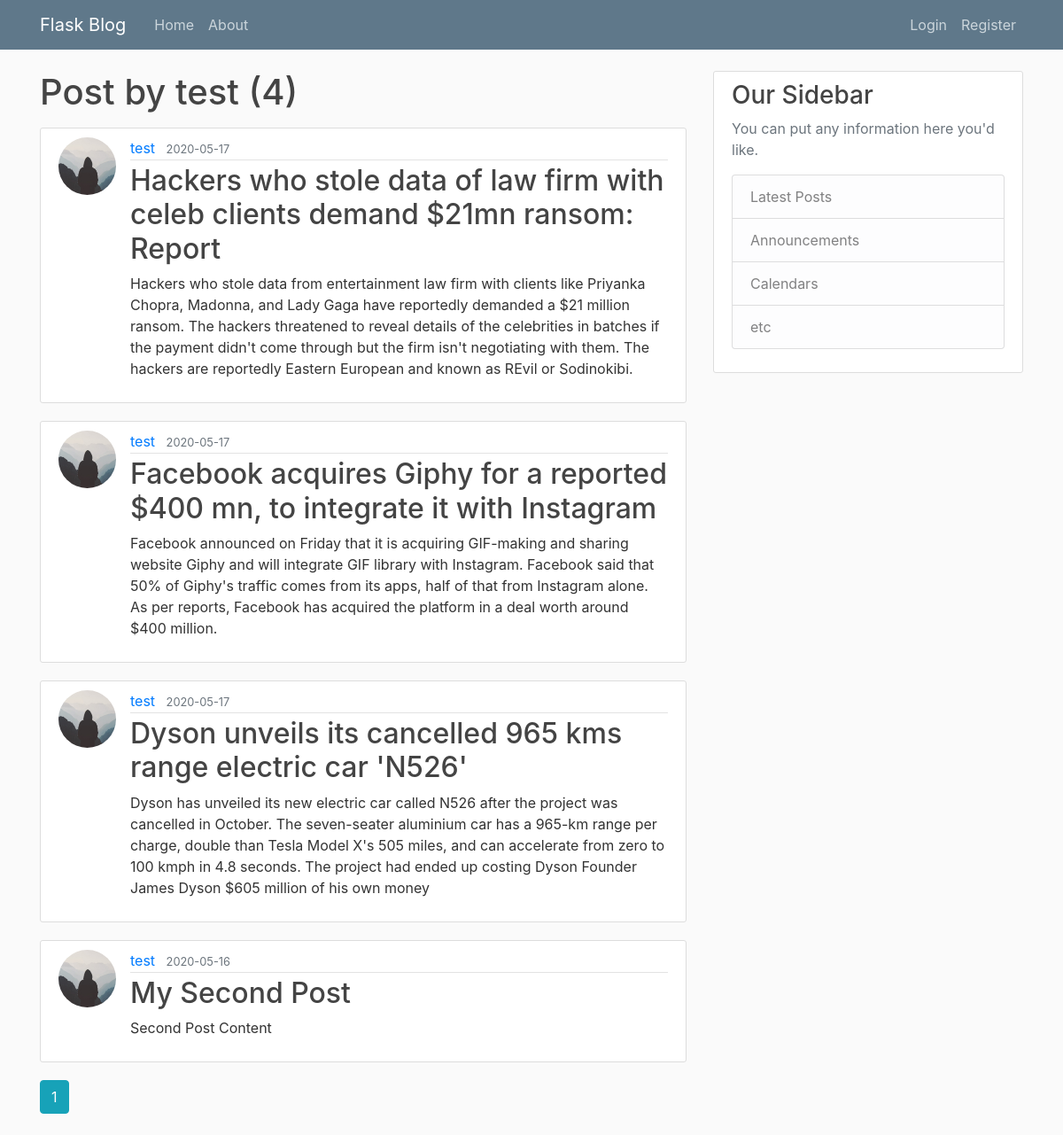
The app's page /user/test with its own data.
### flaskblog/models.py (models this page shows, shortened)
class User(db.Model, UserMixin):
    id = db.Column(db.Integer, primary_key=True)
    username = db.Column(db.String(20), unique=True, nullable=False)
    email = db.Column(db.String(120), unique=True, nullable=False)
    image_file = db.Column(db.String(20), nullable=False, default='default.jpg')
    password = db.Column(db.String(60), nullable=False)
    posts = db.relationship('Post', backref='author', lazy=True)

class Post(db.Model):
    id = db.Column(db.Integer, primary_key=True)
    title = db.Column(db.String(100), nullable=False)
    date_posted = db.Column(db.DateTime, nullable=False, default=datetime.utcnow)
    content = db.Column(db.Text, nullable=False)
    user_id = db.Column(db.Integer, db.ForeignKey('user.id'), nullable=False)

### flaskblog/routes.py (the view)
@app.route("/user/<string:username>")
def user_posts(username):
    page = request.args.get('page', 1, type=int)
    user = User.query.filter_by(username=username).first_or_404()
    posts = Post.query.filter_by(author=user)\
        .order_by(Post.date_posted.desc())\
        .paginate(page=page, per_page=5)
    return render_template('user_posts.html', posts=posts, user=user)

### flaskblog/templates/user_posts.html
{% extends "layout.html" %}
{% block content %}
	<h1 class = "mb-3"> Post by {{user.username}} ({{ posts.total }})</h1>
	{% for post in posts.items %}
		<article class="media content-section">
			<img class="rounded-circle article-img" src="{{ url_for('static', filename='profile_pics/' + post.author.image_file) }}">
		  <div class="media-body">
		    <div class="article-metadata">
		      <a class="mr-2" href="{{url_for('user_posts', username = post.author.username) }}">{{ post.author.username }}</a>
		      <small class="text-muted">{{ post.date_posted.strftime('%Y-%m-%d') }}</small>
		    </div>
		    <h2><a class="article-title" href="{{url_for('post', post_id=post.id)}}">{{ post.title }}</a></h2>
		    <p class="article-content">{{ post.content }}</p>
		  </div>
</article>
	{% endfor %}
	 {% for page_num in posts.iter_pages(left_edge=1, right_edge=1, left_current=1, right_current=2) %}
      {% if page_num %}
        {% if posts.page == page_num %}
          <a class="btn btn-info mb-4" href="{{ url_for('user_posts', username=user.username, page=page_num) }}">{{ page_num }}</a>
        {% else %}
          <a class="btn btn-outline-info mb-4" href="{{ url_for('user_posts', username=user.username, page=page_num) }}">{{ page_num }}</a>
        {% endif %}
      {% else %}
        ...
      {% endif %}
    {% endfor %}
{% endblock content%}

### flaskblog/static/main.css (style rules this page uses)
body { background: #fafafa; color: #333333; margin-top: 5rem; }
h1, h2, h3, h4, h5, h6 { color: #444444; }
.content-section { background: #ffffff; padding: 10px 20px; border: 1px solid #dddddd; border-radius: 3px; margin-bottom: 20px; }
.article-title { color: #444444; }
.article-content { white-space: pre-line; }
.article-img { height: 65px; width: 65px; margin-right: 16px; }
.article-metadata { padding-bottom: 1px; margin-bottom: 4px; border-bottom: 1px solid #e3e3e3 }

### records on screen
User: username "test"
Post: image_file (placeholder picture), author.username "test", date_posted "2020-05-17", title "Hackers who stole data of law firm with celeb clients demand $21mn ransom: Report", content "Hackers who stole data from entertainment law firm with clients like Priyanka Chopra, Madonna, and Lady Gaga have reportedly demanded a $21 million ransom. The hackers threatened to reveal details of the celebrities in batches if the payment didn't come through but the firm isn't negotiating with them. The hackers are reportedly Eastern European and known as REvil or Sodinokibi."
Post: image_file (placeholder picture), author.username "test", date_posted "2020-05-17", title "Facebook acquires Giphy for a reported $400 mn, to integrate it with Instagram", content "Facebook announced on Friday that it is acquiring GIF-making and sharing website Giphy and will integrate GIF library with Instagram. Facebook said that 50% of Giphy's traffic comes from its apps, half of that from Instagram alone. As per reports, Facebook has acquired the platform in a deal worth around $400 million."
Post: image_file (placeholder picture), author.username "test", date_posted "2020-05-17", title "Dyson unveils its cancelled 965 kms range electric car 'N526'", content "Dyson has unveiled its new electric car called N526 after the project was cancelled in October. The seven-seater aluminium car has a 965-km range per charge, double than Tesla Model X's 505 miles, and can accelerate from zero to 100 kmph in 4.8 seconds. The project had ended up costing Dyson Founder James Dyson $605 million of his own money"
Post: image_file (placeholder picture), author.username "test", date_posted "2020-05-16", title "My Second Post", content "Second Post Content"

### other values on screen
{{ posts.total }} "4"
{{ page_num }} "1"
